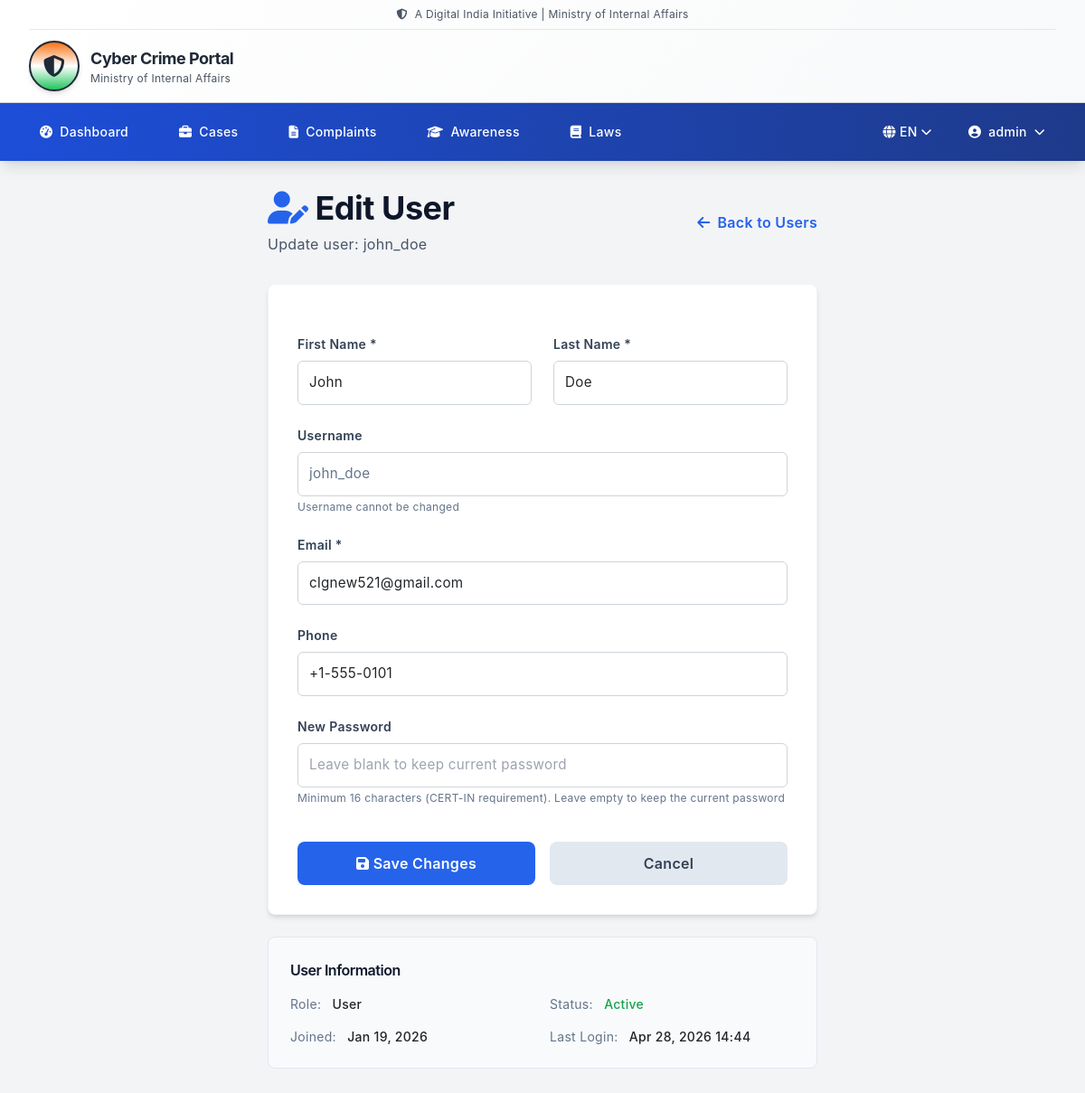
Page /en/admin/users/2/edit/ (signed in) on the committed database.
### users/models.py (models this page shows, shortened)
class CustomUser(AbstractUser):
    ROLE_CHOICES = (
        ('user', 'Regular User'),
        ('officer', 'Cybercrime Officer'),
        ('admin', 'Administrator'),
    )
    username = models.CharField(max_length=30, unique=True)
    email = models.EmailField(max_length=30, unique=True)
    first_name = models.CharField(max_length=30, blank=True)
    last_name = models.CharField(max_length=30, blank=True)
    role = models.CharField(max_length=10, choices=ROLE_CHOICES, default='user')
    phone = models.CharField(max_length=15, blank=True, null=True)
    is_email_verified = models.BooleanField(default=False)
    email_verification_token = models.CharField(max_length=100, blank=True, null=True)
    profile_picture = models.ImageField(upload_to='profile_pictures/', blank=True, null=True)
    department = models.CharField(max_length=50, blank=True, null=True, help_text="For officers: Department name")
    badge_number = models.CharField(max_length=30, blank=True, null=True, help_text="For officers: Badge number")
    is_active = models.BooleanField(default=True)
    password_needs_reset = models.BooleanField(default=False, help_text="User must reset password to meet CERT-IN 16-21 character requirement")
    password_reset_otp = models.CharField(max_length=6, blank=True, null=True, help_text="6-digit OTP for password reset")
    password_reset_otp_expiry = models.DateTimeField(blank=True, null=True, help_text="OTP expiry timestamp (15 minutes)")
    created_at = models.DateTimeField(auto_now_add=True)
    updated_at = models.DateTimeField(auto_now=True)
    groups = models.ManyToManyField(
        'auth.Group',
        related_name='customuser_set',
        blank=True,
        help_text='The groups this user belongs to.'
    )
    user_permissions = models.ManyToManyField(
        'auth.Permission',
        related_name='customuser_permissions_set',
        blank=True,
        help_text='Specific permissions for this user.'
    )
    class Meta:
        db_table = 'users'
        verbose_name_plural = 'Users'
        ordering = ['-created_at']

### users/views.py (the view, shortened to what this page needs)
# urls.py: path('admin/users/<int:user_id>/edit/', views.edit_user_view, name='edit_user'),
@login_required(login_url='login')
@login_required(login_url='login')
def edit_user_view(request, user_id):
    if request.user.role != 'admin':
        messages.error(request, 'Access denied.')
        return redirect('landing')
    user = get_object_or_404(CustomUser, id=user_id)
    context = {'edit_user': user}
    return render(request, 'admin/edit_user.html', context)

### templates/admin/edit_user.html (shortened to what this page needs)
{% extends "base.html" %}
{% block content %}
<div class="max-w-2xl mx-auto px-4 sm:px-6 lg:px-8 py-8">
    <div class="flex items-center justify-between mb-8">
        <div>
            <h1 class="text-4xl font-bold text-slate-900 flex items-center gap-2">
                <i class="fas fa-user-edit text-blue-600"></i>
                Edit User
            </h1>
            <p class="text-slate-600 mt-2">Update user: {{ edit_user.username }}</p>
        </div>
        <a href="{% url 'manage_users' %}" class="inline-flex items-center gap-2 text-blue-600 hover:text-blue-700 font-semibold">
            <i class="fas fa-arrow-left"></i> Back to Users
        </a>
    </div>
    <div class="bg-white rounded-lg shadow-md border border-slate-100 p-8">
        <form method="post" class="space-y-6">
            <div class="grid grid-cols-1 md:grid-cols-2 gap-6">
                <div>
                    <label class="block text-sm font-semibold text-slate-700 mb-2">First Name *</label>
                    <input type="text" name="first_name" required value="{{ edit_user.first_name }}"
                        class="w-full px-4 py-3 border border-slate-300 rounded-lg focus:outline-none focus:ring-2 focus:ring-blue-500 focus:border-blue-500"
                        placeholder="Enter first name">
                </div>
                <div>
                    <label class="block text-sm font-semibold text-slate-700 mb-2">Last Name *</label>
                    <input type="text" name="last_name" required value="{{ edit_user.last_name }}"
                        class="w-full px-4 py-3 border border-slate-300 rounded-lg focus:outline-none focus:ring-2 focus:ring-blue-500 focus:border-blue-500"
                        placeholder="Enter last name">
                </div>
            </div>
            <div>
                <label class="block text-sm font-semibold text-slate-700 mb-2">Username</label>
                <input type="text" value="{{ edit_user.username }}" disabled
                    class="w-full px-4 py-3 border border-slate-200 rounded-lg bg-slate-50 text-slate-500">
                <p class="text-xs text-slate-500 mt-1">Username cannot be changed</p>
            </div>
            <div>
                <label class="block text-sm font-semibold text-slate-700 mb-2">Email *</label>
                <input type="email" name="email" required value="{{ edit_user.email }}"
                    class="w-full px-4 py-3 border border-slate-300 rounded-lg focus:outline-none focus:ring-2 focus:ring-blue-500 focus:border-blue-500"
                    placeholder="Enter email address">
            </div>
            <div>
                <label class="block text-sm font-semibold text-slate-700 mb-2">Phone</label>
                <input type="tel" name="phone" value="{{ edit_user.phone|default:'' }}"
                    class="w-full px-4 py-3 border border-slate-300 rounded-lg focus:outline-none focus:ring-2 focus:ring-blue-500 focus:border-blue-500"
                    placeholder="Enter phone number">
            </div>
            <div>
                <label class="block text-sm font-semibold text-slate-700 mb-2">New Password</label>
                <input type="password" name="password" minlength="16"
                    class="w-full px-4 py-3 border border-slate-300 rounded-lg focus:outline-none focus:ring-2 focus:ring-blue-500 focus:border-blue-500"
                    placeholder="Leave blank to keep current password">
                <p class="text-xs text-slate-500 mt-1">Minimum 16 characters (CERT-IN requirement). Leave empty to keep the current password</p>
            </div>
            <div class="flex gap-4 pt-4">
                <button type="submit" class="flex-1 bg-blue-600 text-white py-3 rounded-lg font-semibold hover:bg-blue-700 transition-colors">
                    <i class="fas fa-save"></i> Save Changes
                </button>
                <a href="{% url 'manage_users' %}" class="flex-1 bg-slate-200 text-slate-700 py-3 rounded-lg font-semibold hover:bg-slate-300 transition-colors text-center">
                    Cancel
                </a>
            </div>
        </form>
    </div>
    <div class="mt-6 bg-slate-50 rounded-lg border border-slate-200 p-6">
        <h3 class="font-semibold text-slate-900 mb-4">User Information</h3>
        <div class="grid grid-cols-2 gap-4 text-sm">
            <div>
                <span class="text-slate-500">Role:</span>
                <span class="ml-2 font-medium">{{ edit_user.role|title }}</span>
            </div>
            <div>
                <span class="text-slate-500">Status:</span>
                {% if edit_user.is_active %}
                <span class="ml-2 text-green-600 font-medium">Active</span>
                {% else %}
                <span class="ml-2 text-red-600 font-medium">Inactive</span>
                {% endif %}
            </div>
            <div>
                <span class="text-slate-500">Joined:</span>
                <span class="ml-2 font-medium">{{ edit_user.created_at|date:"M d, Y" }}</span>
            </div>
            <div>
                <span class="text-slate-500">Last Login:</span>
                <span class="ml-2 font-medium">{{ edit_user.last_login|date:"M d, Y H:i"|default:"Never" }}</span>
            </div>
        </div>
    </div>
</div>
{% endblock %}

### templates/base.html (shortened to what this page needs)
{% load i18n %}
{% load static %}
<!DOCTYPE html>
<html lang="{{ LANGUAGE_CODE }}">
<head>
    <script src="https://cdn.tailwindcss.com"></script>
    <link rel="stylesheet" href="https://cdnjs.cloudflare.com/ajax/libs/font-awesome/6.4.0/css/all.min.css">
    <link rel="stylesheet" href="{% static 'css/govt-style.css' %}">
</head>
<body class="bg-gray-100">
    <header class="bg-white border-b border-gray-300 shadow-sm">
        <div class="max-w-7xl mx-auto px-4 sm:px-6 lg:px-8">
            <div class="flex items-center justify-center py-2 border-b border-gray-200 text-xs text-gray-600">
                <i class="fas fa-shield-alt mr-2"></i>
                {% trans "A Digital India Initiative | Ministry of Internal Affairs" %}
            </div>
            <div class="flex h-20 items-center justify-between py-4">
                <a href="{% url 'landing' %}" class="flex items-center gap-3">
                    <div class="w-14 h-14 bg-gradient-to-b from-orange-500 via-white to-green-500 rounded-full flex items-center justify-center border-2 border-gray-800 shadow-md">
                        <i class="fas fa-shield-alt text-gray-800 text-2xl"></i>
                    </div>
                    <div>
                        <h1 class="font-bold text-lg text-gray-800">{% trans "Cyber Crime Portal" %}</h1>
                        <p class="text-xs text-gray-600">{% trans "Ministry of Internal Affairs" %}</p>
                    </div>
                </a>
            </div>
        </div>
    </header>
    <nav class="bg-gradient-to-r from-blue-700 to-blue-900 text-white shadow-lg">
        <div class="max-w-7xl mx-auto px-4 sm:px-6 lg:px-8">
            <div class="flex h-16 items-center justify-between">
                <div class="flex items-center gap-8">
                    {% if user.is_authenticated %}
                        {% if user.role == 'admin' %}
                        <a href="{% url 'admin_dashboard' %}" class="hover:bg-blue-600 px-3 py-2 rounded-md text-sm font-medium transition">
                            <i class="fas fa-tachometer-alt mr-2"></i>{% trans "Dashboard" %}
                        </a>
                        <a href="{% url 'cases_list' %}" class="hover:bg-blue-600 px-3 py-2 rounded-md text-sm font-medium transition">
                            <i class="fas fa-briefcase mr-2"></i>{% trans "Cases" %}
                        </a>
                        <a href="{% url 'complaints_list' %}" class="hover:bg-blue-600 px-3 py-2 rounded-md text-sm font-medium transition">
                            <i class="fas fa-file-alt mr-2"></i>{% trans "Complaints" %}
                        </a>
                        {% endif %}
                        <a href="{% url 'cyber_awareness' %}" class="hover:bg-blue-600 px-3 py-2 rounded-md text-sm font-medium transition">
                            <i class="fas fa-graduation-cap mr-2"></i>{% trans "Awareness" %}
                        </a>
                        <a href="{% url 'laws:law_index' %}" class="hover:bg-blue-600 px-3 py-2 rounded-md text-sm font-medium transition">
                            <i class="fas fa-book mr-2"></i>{% trans "Laws" %}
                        </a>
                    {% endif %}
                </div>
                <div class="flex items-center gap-4">
                    <div class="relative group">
                        <button class="hover:bg-blue-600 px-3 py-2 rounded-md text-sm font-medium flex items-center gap-1">
                            <i class="fas fa-globe"></i>
                            {% get_current_language as LANGUAGE_CODE %}
                            {% if LANGUAGE_CODE == 'hi' %}हिंदी{% else %}EN{% endif %}
                            <i class="fas fa-chevron-down text-xs"></i>
                        </button>
                    </div>
                    {% if user.is_authenticated %}
                        <div class="relative group">
                            <button class="hover:bg-blue-600 px-3 py-2 rounded-md text-sm font-medium flex items-center gap-2">
                                <i class="fas fa-user-circle"></i> {{ user.first_name|default:user.username }}
                                <i class="fas fa-chevron-down text-xs"></i>
                            </button>
                        </div>
                    {% endif %}
                </div>
            </div>
        </div>
    </nav>
    <main class="min-h-screen">
        {% block content %}{% endblock %}
    </main>
</body>
</html>

### static/css/govt-style.css (style rules this page uses)
:root { --primary-blue: #0052cc; --secondary-blue: #0056b3; --accent-orange: #ff8c00; --accent-green: #28a745; --accent-red: #dc3545; --accent-yellow: #ffc107; --light-gray: #f8f9fa; --medium-gray: #555555; --dark-gray: #333333; --darker-gray: #212529; --success-green: #28a745; --danger-red: #dc3545; --light-bg: #f8f9fa; --light-border: #dee2e6; }
* { margin: 0; padding: 0; box-sizing: border-box; }
body { font-family: -apple-system, BlinkMacSystemFont, 'Segoe UI', Roboto, 'Helvetica Neue', Arial, sans-serif; background-color: var(--light-gray); color: var(--darker-gray); line-height: 1.6; }
header { background: linear-gradient(135deg, #ffffff 0%, #f8f9fa 100%); }
nav { position: sticky; top: 0; z-index: 100; box-shadow: 0 2px 4px rgba(0, 0, 0, 0.1); }
nav a { display: inline-flex; align-items: center; transition: all 0.3s ease; white-space: nowrap; }
label { display: block; margin-bottom: 0.5rem; font-weight: 500; color: var(--darker-gray); }
input[type="text"], input[type="email"], input[type="password"], input[type="number"], input[type="date"], input[type="tel"], textarea, select { width: 100%; padding: 0.75rem; border: 1px solid #ced4da; border-radius: 6px; font-size: 0.95rem; font-family: inherit; transition: all 0.3s ease; background-color: white; }
.grid { display: grid; gap: 1.5rem; }
.text-center { text-align: center; }
.mb-2 { margin-bottom: 1rem; }
.mb-4 { margin-bottom: 2rem; }
.mt-1 { margin-top: 0.5rem; }
.mt-2 { margin-top: 1rem; }

### templates/base.html (style rules this page uses)
:root { --gov-primary: #003da5; --gov-orange: #ff6b35; --gov-green: #28a745; --primary-blue: #1e40af; --secondary-blue: #3b82f6; --dark-gray: #333333; }
html { scroll-behavior: smooth; -webkit-font-smoothing: antialiased; -moz-osx-font-smoothing: grayscale; }
body { -webkit-user-select: none; -moz-user-select: none; -ms-user-select: none; user-select: none; font-family: -apple-system, BlinkMacSystemFont, 'Segoe UI', 'Helvetica Neue', Arial, sans-serif; letter-spacing: 0.3px; line-height: 1.6; }
input, textarea, .selectable, [contenteditable] { -webkit-user-select: text; -moz-user-select: text; -ms-user-select: text; user-select: text; }
h1, h2, h3, h4, h5, h6 { font-weight: 700; letter-spacing: -0.5px; }
p, li, a { font-size: 1rem; color: var(--dark-gray); }
.btn, button, a[role="button"] { font-weight: 600; }

### rows in the picture
CustomUser: first_name "admin"
CustomUser: username "john_doe", first_name "John", last_name "Doe", email "clgnew521@gmail.com", phone "+1-555-0101", role "User", created_at "Jan 19, 2026", last_login "Apr 28, 2026 14:44"
